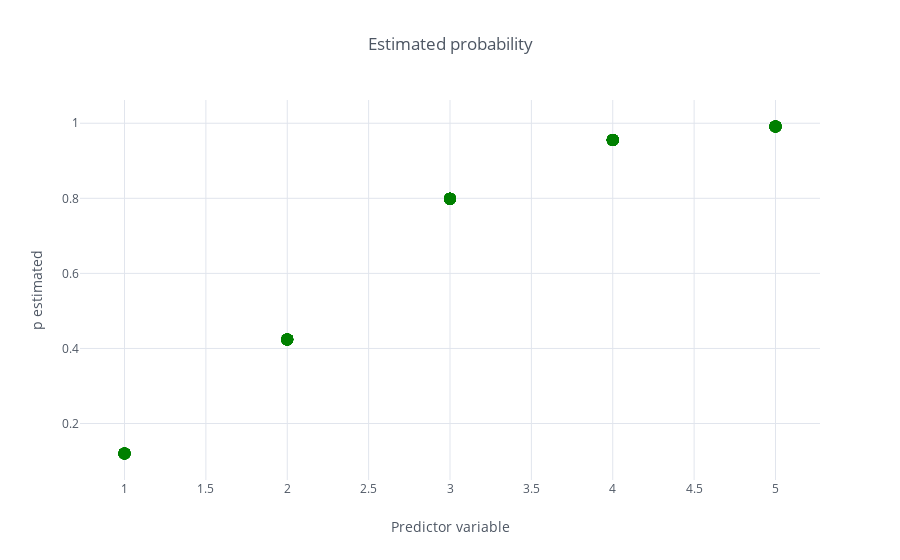

This figure's notebook cell:
### Code cell
df[['x', 'inv_logit']].set_index('x').iplot(kind='scatter', mode='markers', 
                                            color='green', theme='white',
                                            title='Estimated probability', 
                                            xTitle='Predictor variable', 
                                            yTitle='p estimated')

### Figure 1 — Plotly figure (JSON) as saved in the notebook; plotly's stock layout.template omitted (floating-point values rounded to 4 significant figures)
{"data": [{"line": {"color": "rgba(0, 128, 0, 1.0)", "dash": "solid", "shape": "linear", "width": 1.3}, "marker": {"size": 12, "symbol": "circle"}, "mode": "markers", "name": "inv_logit", "text": "", "type": "scatter", "uid": "b8f73e59-a4ac-48ab-a9b6-74d1e0655191", "x": [2, 5, 3, 4, 1, 4, 1, 2, 5, 4, 4, 5, 1, 2, 2, 4, 2, 1, 5, 5, 4, 5, 2, 4, 4, 3, 1, 1, 2, 2, 3, 1, 4, 2, 4, 5, 4, 2, 4, 4, 3, 2, 1, 3, 5, 4, 3, 3, 5, 5, 3, 4, 3, 3, 1, 1, 5, 1, 3, 2, 3, 4, 2, 4, 2, 4, 5, 3, 3, 5, 4, 1, 3, 5, 5, 4, 1, 4, 5, 5, 2, 2, 3, 4, 3, 2, 3, 5, 4, 3, 2, 4, 1, 5, 1, 4, 3, 4, 3, 3], "y": [0.4239, 0.9914, 0.7987, 0.9553, 0.1201, 0.9553, 0.1201, 0.4239, 0.9914, 0.9553, 0.9553, 0.9914, 0.1201, 0.4239, 0.4239, 0.9553, 0.4239, 0.1201, 0.9914, 0.9914, 0.9553, 0.9914, 0.4239, 0.9553, 0.9553, 0.7987, 0.1201, 0.1201, 0.4239, 0.4239, 0.7987, 0.1201, 0.9553, 0.4239, 0.9553, 0.9914, 0.9553, 0.4239, 0.9553, 0.9553, 0.7987, 0.4239, 0.1201, 0.7987, 0.9914, 0.9553, 0.7987, 0.7987, 0.9914, 0.9914, 0.7987, 0.9553, 0.7987, 0.7987, 0.1201, 0.1201, 0.9914, 0.1201, 0.7987, 0.4239, 0.7987, 0.9553, 0.4239, 0.9553, 0.4239, 0.9553, 0.9914, 0.7987, 0.7987, 0.9914, 0.9553, 0.1201, 0.7987, 0.9914, 0.9914, 0.9553, 0.1201, 0.9553, 0.9914, 0.9914, 0.4239, 0.4239, 0.7987, 0.9553, 0.7987, 0.4239, 0.7987, 0.9914, 0.9553, 0.7987, 0.4239, 0.9553, 0.1201, 0.9914, 0.1201, 0.9553, 0.7987, 0.9553, 0.7987, 0.7987]}], "layout": {"legend": {"bgcolor": "#FFFFFF", "font": {"color": "#4D5663"}}, "paper_bgcolor": "#FFFFFF", "plot_bgcolor": "#FFFFFF", "title": {"font": {"color": "#4D5663"}, "text": "Estimated probability"}, "xaxis": {"gridcolor": "#E1E5ED", "showgrid": true, "tickfont": {"color": "#4D5663"}, "title": {"font": {"color": "#4D5663"}, "text": "Predictor variable"}, "zerolinecolor": "#E1E5ED"}, "yaxis": {"gridcolor": "#E1E5ED", "showgrid": true, "tickfont": {"color": "#4D5663"}, "title": {"font": {"color": "#4D5663"}, "text": "p estimated"}, "zerolinecolor": "#E1E5ED"}}}
